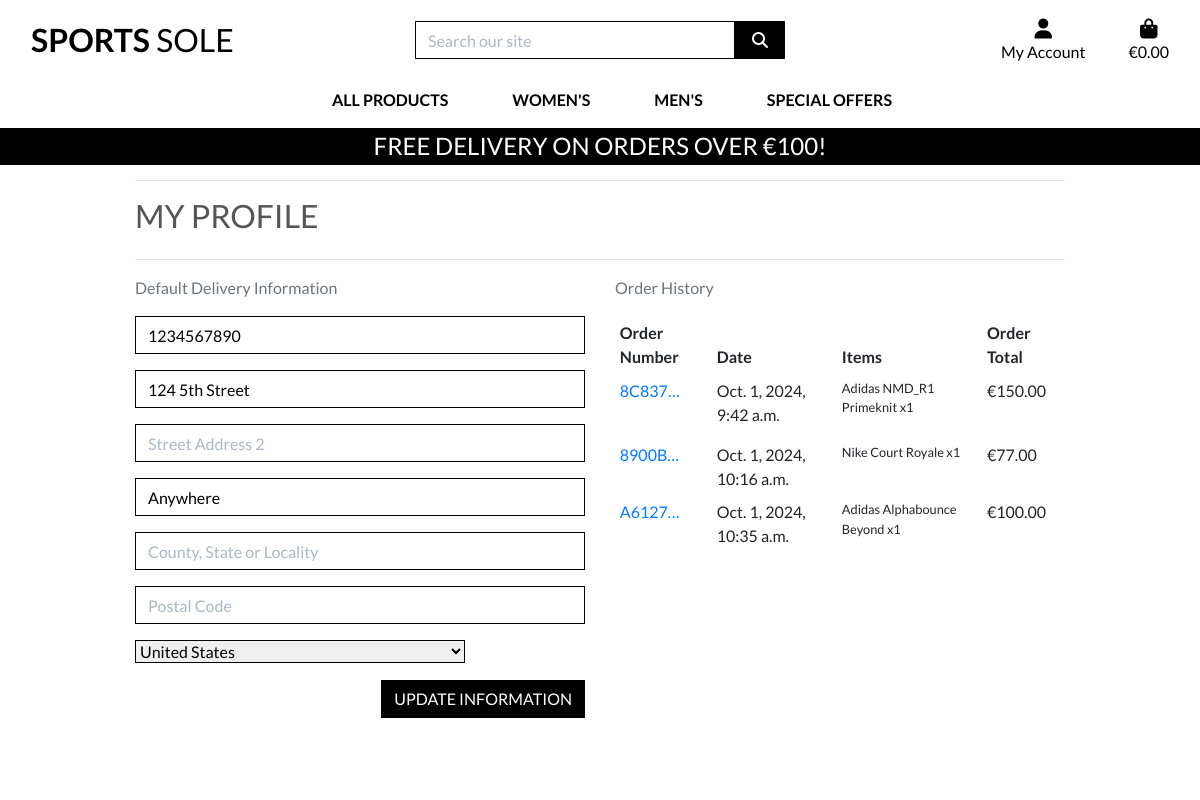
Page /profile/ (signed in) on the committed database.
### profiles/models.py (models this page shows, shortened)
class UserProfile(models.Model):
    user = models.OneToOneField(User, on_delete=models.CASCADE)
    default_phone_number = models.CharField(max_length=20, null=True, blank=True)
    default_street_address1 = models.CharField(max_length=80, null=True, blank=True)
    default_street_address2 = models.CharField(max_length=80, null=True, blank=True)
    default_town_or_city = models.CharField(max_length=40, null=True, blank=True)
    default_county = models.CharField(max_length=80, null=True, blank=True)
    default_postcode = models.CharField(max_length=20, null=True, blank=True)
    default_country = CountryField(blank_label='Country', null=True, blank=True)

### checkout/models.py (models this page shows, shortened)
class Order(models.Model):
    order_number = models.CharField(max_length=32, null=False, editable=False)
    user_profile = models.ForeignKey(UserProfile, on_delete=models.SET_NULL,
                                     null=True, blank=True, related_name='orders')
    full_name = models.CharField(max_length=50, null=False, blank=False)
    email = models.EmailField(max_length=254, null=False, blank=False)
    phone_number = models.CharField(max_length=20, null=False, blank=False)
    country = CountryField(blank_label='Country *', null=False, blank=False)
    postcode = models.CharField(max_length=20, null=True, blank=True)
    town_or_city = models.CharField(max_length=40, null=False, blank=False)
    street_address1 = models.CharField(max_length=80, null=False, blank=False)
    street_address2 = models.CharField(max_length=80, null=True, blank=True)
    county = models.CharField(max_length=80, null=True, blank=True)
    date = models.DateTimeField(auto_now_add=True)
    delivery_cost = models.DecimalField(max_digits=6, decimal_places=2, null=False, default=0)
    order_total = models.DecimalField(max_digits=10, decimal_places=2, null=False, default=0)
    grand_total = models.DecimalField(max_digits=10, decimal_places=2, null=False, default=0)
    original_bag = models.TextField(null=False, blank=False, default='')
    stripe_pid = models.CharField(max_length=254, null=False, blank=False, default='')

class OrderLineItem(models.Model):
    order = models.ForeignKey(Order, null=False, blank=False, on_delete=models.CASCADE, related_name='lineitems')
    product = models.ForeignKey(Product, null=False, blank=False, on_delete=models.CASCADE)
    product_size = models.CharField(max_length=2, null=True, blank=True) # XS, S, M, L, XL
    quantity = models.IntegerField(null=False, blank=False, default=0)
    lineitem_total = models.DecimalField(max_digits=6, decimal_places=2, null=False, blank=False, editable=False)

### products/models.py (models this page shows, shortened)
class Product(models.Model):
    GENDER_CHOICES = [
        ('Men', 'Men'),
        ('Women', 'Women'),
    ]
    category = models.ForeignKey('Category', null=True, blank=True, on_delete=models.SET_NULL)
    sku = models.CharField(max_length=254, null=True, blank=True)
    name = models.CharField(max_length=254)
    description = models.TextField()
    price = models.DecimalField(max_digits=6, decimal_places=2)
    rating = models.DecimalField(max_digits=6, decimal_places=2, null=True, blank=True)
    image = CloudinaryField('image', null=True, blank=True)
    detail_image = CloudinaryField('detail_image', null=True, blank=True)
    gender = models.CharField(max_length=6, choices=GENDER_CHOICES, null=True, blank=True)
    sizes = models.ManyToManyField(Size, related_name='products')

### profiles/views.py (the view)
# urls.py: path('', views.profile, name='profile'),
@login_required
def profile(request):
    profile = get_object_or_404(UserProfile, user=request.user)
    if request.method == 'POST':
        form = UserProfileForm(request.POST, instance=profile)
        if form.is_valid():
            form.save()
            messages.success(request, 'Profile updated successfully')
        else:
            messages.error(request, 'Update failed. Please ensure the form is valid.')
    else:
        form = UserProfileForm(instance=profile)
    orders = profile.orders.all()
    template = 'profiles/profile.html'
    context = {
        'form': form,
        'orders': orders,
        'on_profile_page': True
    }
    return render(request, template, context)

### profiles/forms.py
class UserProfileForm(forms.ModelForm):
    class Meta:
        model = UserProfile
        exclude = ('user',)
    def __init__(self, *args, **kwargs):
        super().__init__(*args, **kwargs)
        placeholders = {
            'default_phone_number': 'Phone Number',
            'default_postcode': 'Postal Code',
            'default_town_or_city': 'Town or City',
            'default_street_address1': 'Street Address 1',
            'default_street_address2': 'Street Address 2',
            'default_county': 'County, State or Locality',
        }
        self.fields['default_phone_number'].widget.attrs['autofocus'] = True
        for field in self.fields:
            if field != 'default_country':
                if self.fields[field].required:
                    placeholder = f'{placeholders[field]} *'
                else:
                    placeholder = placeholders[field]
                self.fields[field].widget.attrs['placeholder'] = placeholder
            self.fields[field].widget.attrs['class'] = 'border-black rounded-0 profile-form-input'
            self.fields[field].label = False

### bag/contexts.py (called while the page is built, shortened)
def bag_contents(request):
    bag_items = []
    total = 0
    product_count = 0
    bag = request.session.get('bag', {})
    print("Current bag contents:", bag)  # Debug print to see bag contents
    if total < settings.FREE_DELIVERY_THRESHOLD:
        delivery = total * Decimal(settings.STANDARD_DELIVERY_PERCENTAGE / 100)
        free_delivery_delta = settings.FREE_DELIVERY_THRESHOLD - total
    else:
        delivery = 0
        free_delivery_delta = 0
    grand_total = delivery + total
    context = {
        'bag_items': bag_items,
        'total': total,
        'product_count': product_count,
        'delivery': delivery,
        'free_delivery_delta': free_delivery_delta,
        'free_delivery_threshold': settings.FREE_DELIVERY_THRESHOLD,
        'grand_total': grand_total,
    }
    return context

### profiles/templates/profiles/profile.html (shortened to what this page needs)
{% extends "base.html" %}
{% load static %}
{% block extra_css %}
    <link rel="stylesheet" href="{% static 'profiles/css/profile.css' %}">
{% endblock %}
{% block page_header %}
    <div class="container header-container">
    </div>
{% endblock %}
{% block content %}
    <div class="overlay"></div>
    <div class="container">
        <div class="row">
            <div class="col">
                <hr>
                <h2 class="logo-font mb-4">My Profile</h2>
                <hr>
            </div>
        </div>
        <div class="row">
            <div class="col-12 col-lg-6">
                <p class="text-muted">Default Delivery Information</p>
                <form class="mt-3" action="{% url 'profile' %}" method="POST" id="profile-update-form">
                    {{ form|crispy }}
                    <button class="btn btn-black rounded-0 text-uppercase float-right">Update Information</button>
                </form>
            </div>
            <div class="col-12 col-lg-6">
                <p class="text-muted">Order History</p>
                <div class="order-history table-responsive">
                    <table class="table table-sm table-borderless">
                        <thead>
                            <tr>
                                <th>Order Number</th>
                                <th>Date</th>
                                <th>Items</th>
                                <th>Order Total</th>
                            </tr>
                        </thead>
                        <tbody>
                            {% for order in orders %}
                                <tr>
                                    <td>
                                        <a href="{% url 'order_history' order.order_number %}"
                                        title="{{ order.order_number }}">
                                            {{ order.order_number|truncatechars:6 }}
                                        </a>
                                    </td>
                                    <td>{{ order.date }}</td>
                                    <td>
                                        <ul class="list-unstyled">
                                            {% for item in order.lineitems.all %}
                                                <li class="small">
                                                    {{ item.product.name }} x{{ item.quantity }}
                                                </li>
                                            {% endfor %}
                                        </ul>
                                    </td>
                                    <td>€{{ order.grand_total }}</td>
                                </tr>
                            {% endfor %}
                        </tbody>
                    </table>
                </div>
            </div>
        </div>
{% endblock %}

### templates/base.html (shortened to what this page needs)
{% load static %}
<!doctype html>
<html lang="en">
<head>
    {% block corecss %}
    <link rel="stylesheet" href="https://stackpath.bootstrapcdn.com/bootstrap/4.4.1/css/bootstrap.min.css">
    <link rel="stylesheet" href="{% static 'css/base.css' %}">
    {% endblock %}
    {% block extra_css %}
    {% endblock %}
</head>
<body>
    <header class="container-fluid fixed-top">
        <div id="topnav" class="row bg-white pt-lg-2 d-none d-lg-flex">
            <div class="col-12 col-lg-4 my-auto py-1 py-lg-0 text-center text-lg-left">
                <a href="{% url 'home' %}" class="nav-link main-logo-link">
                    <h2 class="logo-font text-black my-0"><strong>Sports</strong> Sole</h2>
                </a>
            </div>
            <div class="col-12 col-lg-4 my-auto py-1 py-lg-0">
                <form method="GET" action="{% url 'products' %}">
                    <div class="input-group w-100">
                        <input class="form-control border border-black rounded-0" type="text" name="q"
                            placeholder="Search our site">
                        <button class="btn btn-black border border-black rounded-0" type="submit">
                            <span class="icon">
                                <i class="fas fa-search"></i>
                            </span>
                        </button>
                    </div>
                </form>
            </div>
            <div class="col-12 col-lg-4 my-auto py-1 py-lg-0">
                <ul class="list-inline list-unstyled text-center text-lg-right my-0">
                    <li class="list-inline-item dropdown">
                        <a class="text-black nav-link" href="#" id="user-options" data-toggle="dropdown"
                            aria-haspopup="true" aria-expanded="false">
                            <div class="text-center">
                                <div><i class="fas fa-user fa-lg"></i></div>
                                <p class="my-0">My Account</p>
                            </div>
                        </a>
                    </li>
                    <li class="list-inline-item">
                        <a class="{% if grand_total %}text-info font-weight-bold{% else %}text-black{% endif %} nav-link"
                            href="{% url 'view_bag' %}">
                            <div class="text-center">
                                <div><i class="fas fa-shopping-bag fa-lg"></i></div>
                                <p class="my-0">
                                    {% if grand_total %}
                                    €{{ grand_total|floatformat:2 }}
                                    {% else %}
                                    €0.00
                                    {% endif %}
                                </p>
                            </div>
                        </a>
                    </li>
                </ul>
            </div>
        </div>
        <div class="row bg-white">
            <nav class="navbar navbar-expand-lg navbar-light w-100">
                {% include 'includes/main-nav.html' %}
            </nav>
        </div>
        <div id="delivery-banner" class="row text-center">
            <div class="col bg-black text-white">
                <h4 class="logo-font my-1">Free delivery on orders over €{{ free_delivery_threshold }}!</h4>
            </div>
        </div>
    </header>
    {% block page_header %}
    {% endblock %}
    {% block content %}
    {% endblock %}
</body>
</html>

### templates/includes/main-nav.html (shortened to what this page needs)
<div class="collapse navbar-collapse" id="main-nav">
    <ul class="navbar-nav w-auto mx-auto">
        <li class="nav-item dropdown">
            <a class="logo-font font-weight-bold nav-link text-black mr-5" href="#" id="all-products-link" data-toggle="dropdown" aria-haspopup="true" aria-expanded="false">
                All Products
            </a>
        </li>
        <li class="nav-item dropdown">
            <a class="logo-font font-weight-bold nav-link text-black mr-5" href="#" id="clothing-link" data-toggle="dropdown" aria-haspopup="true" aria-expanded="false">
                Women's
            </a>
        </li>
        <li class="nav-item dropdown">
            <a class="logo-font font-weight-bold nav-link text-black mr-5" href="#" id="homeware-link" data-toggle="dropdown" aria-haspopup="true" aria-expanded="false">
                Men's
            </a>
        </li>
        <li class="nav-item dropdown">
            <a class="logo-font font-weight-bold nav-link text-black" href="#" id="specials-link" data-toggle="dropdown" aria-haspopup="true" aria-expanded="false">
                Special Offers
            </a>
        </li>
    </ul>
</div>

### static/css/base.css (style rules this page uses)
html { height: 100%; }
body { background: url('/media/homepage_background_cropped.jpg') no-repeat center center fixed; background-size: cover; height: calc(100vh - 164px); color: #555; font-family: 'Lato'; }
.icon { align-items: center; display: inline-flex; justify-content: center; height: 1.5rem; width: 1.5rem; }
.logo-font { text-transform: uppercase; }
.main-logo-link { width: fit-content; }
.btn-black { background: black; color: white; }
.text-black { color: #000 !important; }
.border-black { border: 1px solid black !important; }
.bg-black { background: #000 !important; }
.overlay { height: 100%; width: 100%; top: 0; left: 0; position: fixed; background: white; z-index: -1; }
input[name='q']::placeholder { color: #aab7c4; }
@media (min-width: 1200px) { .container { max-width: 80%; } }
@media (min-width: 992px) { .header-container { padding-top: 164px; } }

### profiles/static/profiles/css/profile.css (style rules this page uses)
#profile-update-form .form-control { color: #000; }
#profile-update-form input::placeholder { color: #aab7c4; }
#id_default_country, #id_default_country option:not(:first-child) { color: #000; }

### rows in the picture
UserProfile: default_phone_number "1234567890", default_street_address1 "124 5th Street", default_town_or_city "Anywhere", default_country "United States"
Order: order_number "8C837…", date "Oct. 1, 2024, 9:42 a.m.", grand_total "150.00"
OrderLineItem: product.name "Adidas NMD_R1 Primeknit", quantity "1"
Order: order_number "8900B…", date "Oct. 1, 2024, 10:16 a.m.", grand_total "77.00"
OrderLineItem: product.name "Nike Court Royale", quantity "1"
Order: order_number "A6127…", date "Oct. 1, 2024, 10:35 a.m.", grand_total "100.00"
OrderLineItem: product.name "Adidas Alphabounce Beyond", quantity "1"

### other values in the picture
{{ free_delivery_threshold }} "100"
